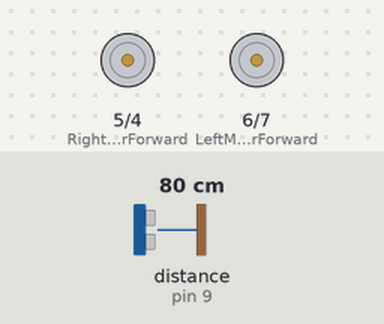
Bench run of a sketch on a simulated Arduino Uno, built with avr-gcc and run on an emulated ATmega328P. Shown: motor-driver pin pairs drawn as motors (green arrow = first pin HIGH = forward, orange = second pin HIGH = backward, longer = more drive). Wiring (inferred from the names in the program): ultrasonic range finder: trigger pin 8; echo pin 9. The test bench sets the inputs (shaded band); at power-on: distance to the obstacle (sensor on pin 9) 80 cm. The echo pulse lasts 58.3 µs per cm.

Above: at 2.15 s.
Timing chart, 0 to 5.0 s (numbered marks = the images above):
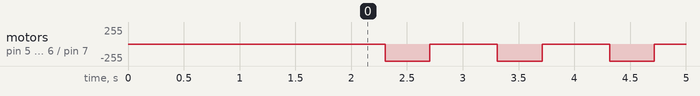

Measured:
- by itself, motor on pin 5 (RightMotorForward) / pin 4 (RightMotorBackward), motor on pin 6 (LeftMotorForward) / pin 7 (LeftMotorBackward): alternates backward 255/255 for 0.40 s and stopped for 0.61 s

The sketch:

lineobst.ino
```cpp
#include <NewPing.h>
#define IR_SENSOR_RIGHT 11
#define IR_SENSOR_LEFT 12
#define MOTOR_SPEED 180
#define trigPin1 8
#define echoPin1 9

const int LeftMotorForward = 6;
const int LeftMotorBackward = 7;
const int RightMotorForward = 5;
const int RightMotorBackward = 4;
long duration, distance, RightSensor,BackSensor,FrontSensor,LeftSensor;


void setup() {
 Serial.begin (9600);
pinMode(trigPin1, OUTPUT);
pinMode(echoPin1, INPUT);
pinMode(RightMotorForward, OUTPUT);
pinMode(LeftMotorForward, OUTPUT);
pinMode(LeftMotorBackward, OUTPUT);
pinMode(RightMotorBackward, OUTPUT);
 pinMode(IR_SENSOR_RIGHT, INPUT);
pinMode(IR_SENSOR_LEFT, INPUT);
rotateMotor(0,0);
  delay(2000);

}

void loop() {
  SonarSensor(trigPin1, echoPin1);
RightSensor = distance;
if (FrontSensor <= 20) {
    moveStop();
    delay(300);
    moveBackward();
    delay(400);
    moveStop();
    delay(300);
    }
else{

  int rightIRSensorValue = digitalRead(IR_SENSOR_RIGHT);
  int leftIRSensorValue = digitalRead(IR_SENSOR_LEFT);

  //If none of the sensors detects black line, then go straight
  if (rightIRSensorValue == LOW && leftIRSensorValue == LOW)
  {
    rotateMotor(MOTOR_SPEED, MOTOR_SPEED);
  }
  //If right sensor detects black line, then turn right
  else if (rightIRSensorValue == HIGH && leftIRSensorValue == LOW )
  {
      rotateMotor(-MOTOR_SPEED, MOTOR_SPEED);
  }
  //If left sensor detects black line, then turn left
  else if (rightIRSensorValue == LOW && leftIRSensorValue == HIGH )
  {
      rotateMotor(MOTOR_SPEED, -MOTOR_SPEED);
  }
  //If both the sensors detect black line, then stop
  else
  {
    rotateMotor(0, 0);
  }
}

}
void SonarSensor(int trigPin,int echoPin)
{
digitalWrite(trigPin, LOW);
delayMicroseconds(2);
digitalWrite(trigPin, HIGH);
delayMicroseconds(10);
digitalWrite(trigPin, LOW);
duration = pulseIn(echoPin, HIGH);
distance = ((duration/2) / 29.1);

}

void moveStop() {

  digitalWrite(RightMotorForward, LOW);
  digitalWrite(LeftMotorForward, LOW);
  digitalWrite(RightMotorBackward, LOW);
  digitalWrite(LeftMotorBackward, LOW);
}
void moveForward()
{
  //goesForward = true;
  //if (!goesForward)
  {

    digitalWrite(LeftMotorForward, HIGH);
    digitalWrite(RightMotorForward, HIGH);
    digitalWrite(LeftMotorBackward, LOW);
    digitalWrite(RightMotorBackward, LOW);
  }
}

void moveBackward()
{
  //goesForward = false;
  digitalWrite(LeftMotorBackward, HIGH);
  digitalWrite(RightMotorBackward, HIGH);

  digitalWrite(LeftMotorForward, LOW);
  digitalWrite(RightMotorForward, LOW);
}

void turnRight() {

  digitalWrite(LeftMotorForward, HIGH);
  digitalWrite(RightMotorBackward, HIGH);

  digitalWrite(LeftMotorBackward, LOW);
  digitalWrite(RightMotorForward, LOW);

  delay(500);

  digitalWrite(LeftMotorForward, HIGH);
  digitalWrite(RightMotorForward, HIGH);

  digitalWrite(LeftMotorBackward, LOW);
  digitalWrite(RightMotorBackward, LOW);
}

void turnLeft() {

  digitalWrite(LeftMotorBackward, HIGH);
  digitalWrite(RightMotorForward, HIGH);

  digitalWrite(LeftMotorForward, LOW);
  digitalWrite(RightMotorBackward, LOW);

  delay(500);

  digitalWrite(LeftMotorForward, HIGH);
  digitalWrite(RightMotorForward, HIGH);

  digitalWrite(LeftMotorBackward, LOW);
  digitalWrite(RightMotorBackward, LOW);
}
void rotateMotor(int rightMotorSpeed, int leftMotorSpeed)
{

  if (rightMotorSpeed < 0)
  {
          turnRight();

  }
  else if (rightMotorSpeed > 0)
  {
     turnLeft();
  }
  else
  {
     moveStop();
  }

  if (leftMotorSpeed < 0)
  {
     turnLeft();
  }
  else if (leftMotorSpeed > 0)
  {
    turnRight();
  }
  else
  {
    moveStop();
  }
}
```
